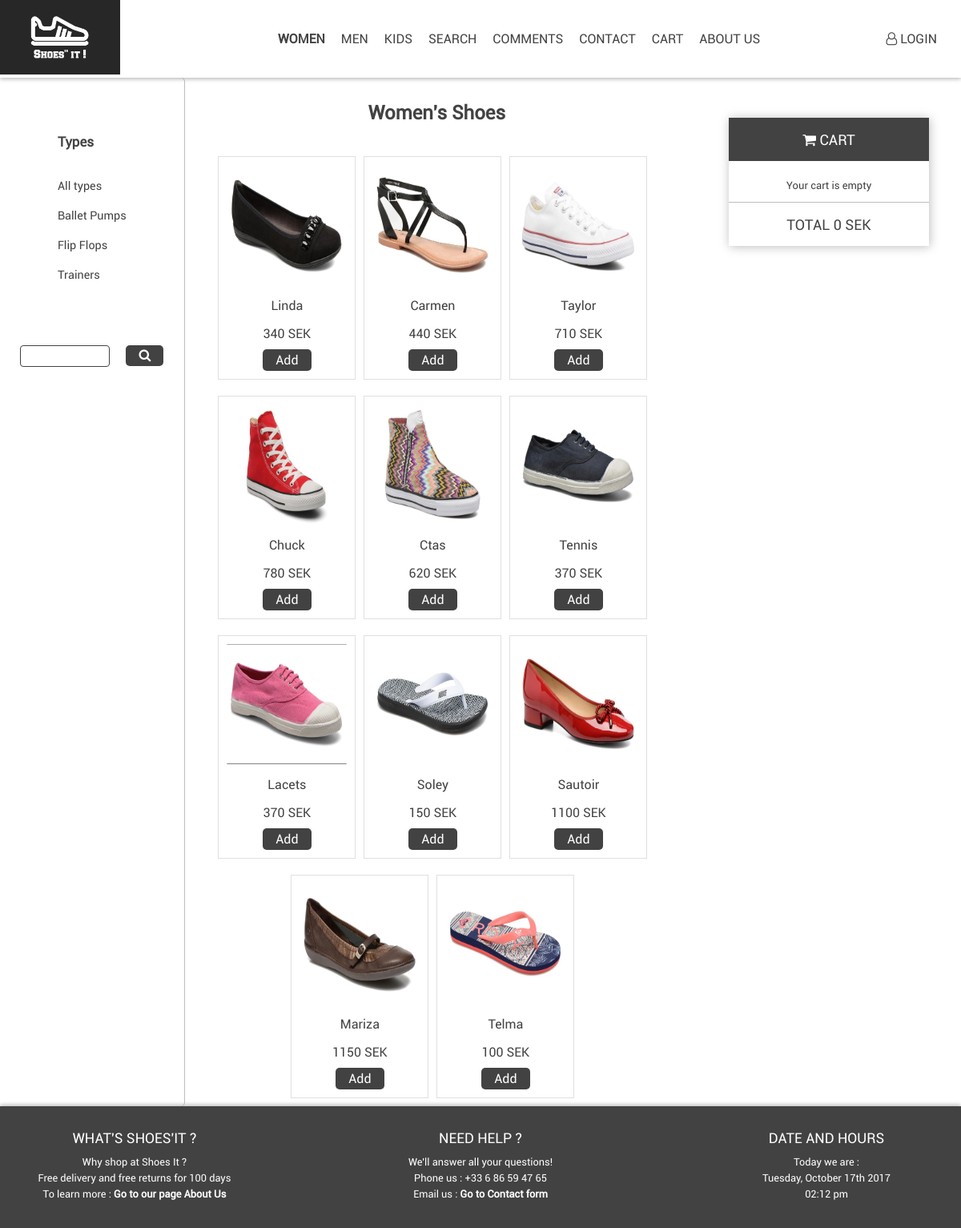
The page /products.php?gender=W on the database its author committed.
### tables this page shows
CREATE TABLE `type` (
  `id` int(11) NOT NULL,
  `name` varchar(20) NOT NULL,
  `gender` varchar(1) NOT NULL
);

CREATE TABLE `product` (
  `id` int(11) NOT NULL,
  `name` varchar(20) NOT NULL,
  `price` decimal(10,0) NOT NULL,
  `brand` varchar(20) NOT NULL,
  `image` varchar(30) NOT NULL
);

### products.php (the view, shortened to what this page needs)
<?php
require_once 'assets/partial/header.php';
if (isset($_POST['search']) && !empty($_POST['search'])){
    if(empty($_GET['type']))
    {
        $product = $bdd->prepare('SELECT p.* FROM type t, product p, type_product tp WHERE p.id = tp.id_product AND t.id = tp.id_type AND gender= :gender AND (p.name LIKE :search_word OR p.brand LIKE :search_word)');
        $product->execute(array(':gender' => $_GET['gender'], ':search_word' => '%'.$_POST['search'].'%'));
    }
    else
    {
        $product = $bdd->prepare('SELECT p.* FROM type t, product p, type_product tp WHERE p.id = tp.id_product AND t.id = tp.id_type AND tp.id_type = :type AND (p.name LIKE :search_word OR p.brand LIKE :search_word)');
        $product->execute(array(':type' => $_GET['type'], ':search_word' => '%'.$_POST['search'].'%'));
    }
}
else{
    if(empty($_GET['type']))
    {
        $product = $bdd->prepare('SELECT p.* FROM type t, product p, type_product tp WHERE p.id = tp.id_product AND t.id = tp.id_type AND gender= :gender');
        $product->execute(array(':gender' => $_GET['gender']));
    }
    else
    {
        $product = $bdd->prepare('SELECT p.* FROM type t, product p, type_product tp WHERE p.id = tp.id_product AND t.id = tp.id_type AND tp.id_type = :type');
        $product->execute(array(':type' => $_GET['type']));
    }
}
$type = $bdd->prepare('SELECT * FROM type WHERE gender= :gender ORDER BY name ASC');
$type->execute(array(':gender' => $_GET['gender']));
$total_price = 0;
?>
<section>
    <aside class="aside_left">
        <div class="type_shoes">
            <h1>Types</h1>
            <ul>
                <li> <a href="products.php?gender=<?php echo $_GET['gender']; ?>">All types</a> </li>
                <?php while ($donnees = $type->fetch())
                {
                    ?>
                    <li> <a href="products.php?type=<?php echo $donnees['id']; ?>&gender=<?php echo $donnees['gender']; ?>"><?php echo $donnees['name']; ?></a> </li>
                    <?php
                }
                ?>
            </ul >
        </div>
            <div class="search">
                <div class="search_content">
                        <form action="products.php?gender=<?php echo $_GET['gender']; ?>&type=<?php echo !empty($_GET['type']) ? $_GET['type'] : ''; ?>" method="post">
                            <div class="search_form">
                                <input type="text" id="search" name="search"/>
                            </div>
                            <div class="search_form">
                                <button type="submit"><i class="fa fa-search"></i></button>
                            </div>
                        </form>
                </div>
            </div>
    </aside>
    <div class="main_page_product">
        <h1 id="title_page"><?php switch ($_GET['gender'])
        {
            case 'W':
                echo "Women's Shoes";
                break;
        }
        ?> </h1>
        <div class="content_product">
            <?php while ($donnees = $product->fetch())
            {
                ?>
                <div class="product">
                    <div class="product_img">
                        <img src="assets/img/product/<?php echo $donnees['image']; ?>" alt="Picture of Shoes" />
                    </div>
                    <p> <?php echo $donnees['name']; ?></p>
                    <p> <?php echo $donnees['price']; ?> SEK</p>
                    <div class="button_admin">
                    <a href="add_cart.php<?php echo '?id='.$donnees['id'].''; ?>" >Add</a>
                    </div>
                </div>
                <?php
            }
            ?>
        </div>
    </div>
    <aside class="aside_right">
        <div class="cart">
            <div class="cart_top">
                <p><i class="fa fa-shopping-cart"></i> Cart</p>
            </div>
            <div class="cart_center">
                <table>
                    <tbody>
                    <?php
                    if (!isset($_SESSION['cart']) || count($_SESSION['cart'])==0){
                        ?>
                        <div>
                            <p class="pcenter">Your cart is empty</p>
                        </div>
                        <?php
                    }
                    ?>
                    </tbody>
                </table>
            </div>
            <div class="cart_bottom">
                <p>Total <?php echo $total_price ?> SEK</p>
            </div>
        </div>
    </aside>
</section>
<?php
require_once 'assets/partial/footer.php';
?>

### assets/css/master.css (style rules this page uses)
body { margin: 0; font-family: Roboto, sans-serif; color: #424242; }
#title_page { text-align: center; color: #424242; margin: 30px 0 30px 0; }

### assets/css/products.css (style rules this page uses)
section { display: flex; flex-direction: row; min-height: 80vh; }
.aside_left { display: flex; flex-direction: column; width: 20vw; position: relative; border-right: 1px solid rgba(0, 0, 0, .26); border-radius: 5px; padding: 10px; font-size: 0.9em; align-items: center; }
.type_shoes { text-align: left; padding-top: 3em; }
.type_shoes ul { list-style-type: none; padding: 0px; }
.type_shoes li { padding-top: 20px; }
.type_shoes a { text-decoration: none; color: #424242; }
.search { display: flex; flex-direction: row; justify-content: center; padding: 5px 0 5px 0; margin-top: 50px; }
.search_content { padding-bottom: 0; display: flex; flex-direction: row; text-align: center; justify-content: center; align-items: center; }
.search_content form { display: flex; flex-direction: row; justify-content: center; align-items: center; }
.search_form input { font-size: 14px; border-radius: 4px; border: 1px solid #424242; padding: 5px; width: 100px; height: 15px; display: inline-block; }
.search_form button { background-color: #424242; padding: .25em 1em; border-radius: 5px; color: white; border: 0; font-size: medium; margin-top: 10px; margin-bottom: 10px; margin-left: 20px; }
.main_page_product { width: 60vw; display: flex; flex-direction: column; }
.content_product { display: flex; flex-direction: row; flex-wrap: wrap; justify-content: center; padding-bottom: 0; }
.product { display: flex; border: 1px solid #E0E0E0; margin: 10px 10px 10px 0; justify-content: flex-start; align-items: center; flex-direction: column; padding: 10px; }
.product p { margin-bottom: 0; }
.product_img { display: flex; width: 150px; height: 150px; }
.product_img img { max-height: 150px; width: 150px; }
.product a { background-color: #424242; padding: .25em 1em; border-radius: 5px; color: white; border: 0; font-size: medium; text-decoration: none; margin: 0 2px 0 2px; }
.button_admin { display: flex; flex-direction: row; padding-top: 10px; }
.aside_right { display: flex; flex-direction: column; width: 20vw; flex: 1.2; position: relative; border-radius: 5px; padding: 50px; font-size: 0.9em; align-items: center; }
.cart { display: flex; flex-direction: column; justify-content: center; align-items: center; width: 250px; align-self: flex-start; box-shadow: 1px 1px 12px #BDBDBD; }
.cart_top { display: flex; width: 100%; height: 3em; flex-direction: row; align-items: center; justify-content: center; background-color: #424242; color: white; font-size: large; text-transform: uppercase; margin-bottom: 10px; }
.cart_center { display:block ; float:left; width: 80%; font-size: small; }
.cart_center .pcenter { text-align: center; }
.cart_center table { font-size: small; }
.cart_bottom { display: flex; width: 100%; height: 3em; flex-direction: row; align-items: center; justify-content: center; border-top: 1px solid rgba(0, 0, 0, .26); color: #424242; font-size: large; text-transform: uppercase; }

### rows shown on the page
type: name "Ballet Pumps"
type: name "Flip Flops"
type: name "Trainers"
product: image (picture), name "Linda", price "340"
product: image (picture), name "Carmen", price "440"
product: image (picture), name "Taylor", price "710"
product: image (picture), name "Chuck", price "780"
product: image (picture), name "Ctas", price "620"
product: image (picture), name "Tennis", price "370"
product: image (picture), name "Lacets", price "370"
product: image (picture), name "Soley", price "150"
product: image (picture), name "Sautoir", price "1100"
product: image (picture), name "Mariza", price "1150"
product: image (picture), name "Telma", price "100"

### other values the page prints
$total_price "0"
